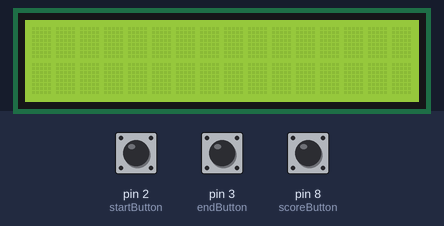
Simulated run of this sketch. Board: Arduino Uno, built with avr-gcc and run on an emulated ATmega328P. Shown: 16×2 character LCD. Inputs (shaded band) come from the test bench; at power-on: pin 2 (startButton) HIGH, pin 3 (endButton) HIGH, pin 8 (scoreButton) HIGH. What the sketch prints to the serial monitor is not drawn.

Above: at 1.2 s.
1.3 s: pin 2 (startButton) pulled LOW for 0.15 s
At 1.8 s:
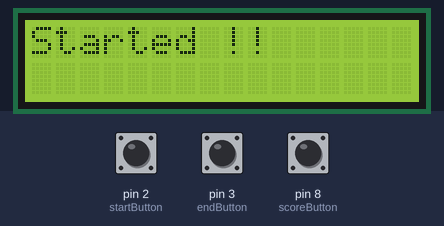
2.9 s: pin 3 (endButton) pulled LOW for 0.15 s
At 4.1 s:
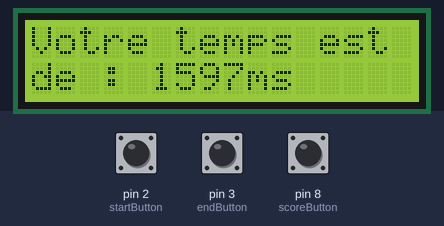
4.5 s: pin 8 (scoreButton) pulled LOW for 0.15 s
At 5.4 s:
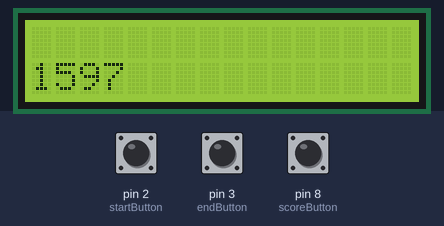
7.0 s: pin 2 (startButton) pulled LOW for 1 s
At 7.3 s:
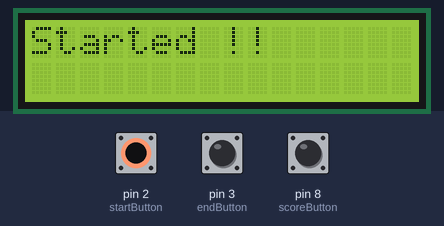
9.5 s: pin 3 (endButton) pulled LOW for 1 s
At 10.5 s:
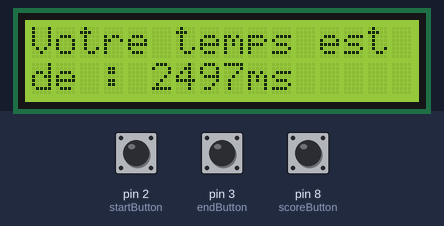
12.0 s: pin 8 (scoreButton) pulled LOW for 1 s
At 14.2 s:
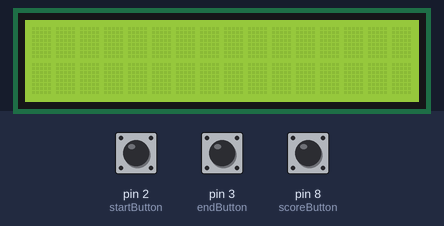
Timing chart, 0 to 15.5 s (numbered marks = the images above; inputs shaded):
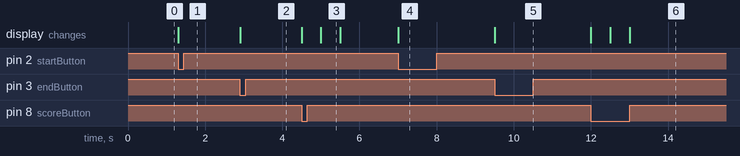

The sketch:

tempo.ino
```cpp
// (licence header left out)
#include <Arduino.h>
#include "tempo.h"

/// Définition des méthodes de la classe Tempo

void Tempo::begin(unsigned long interval) {
  _interval = interval;  // set duration of tempo
  _previousMillis = millis(); // store the current time before start tempo
}

void Tempo::setDuration(unsigned long interval) {
  _interval = interval;  // set duration of tempo
}

int Tempo::getDuration() {
  return _interval;
}

/**
   @brief is the time out is ending
   check to see if the difference between the current time
   and last time you call this function is bigger than the interval
*/
bool Tempo::isTimeEnding() {
  bool tempo_ending = false;
  unsigned long currentMillis = millis();

  if (currentMillis - _previousMillis >= _interval) {
    // save the last time
    _previousMillis = currentMillis;

    tempo_ending = true;
  }

  return tempo_ending;
}

void Tempo::reset() {
  unsigned long currentMillis = millis();
  _previousMillis = currentMillis;
}

/// Fin de la classe Tempo
```

tempo.h
```cpp
// (licence header left out)
#ifndef _TEMPO_H  // si _TEMPO_H n'est pas défini
#define _TEMPO_H  // on le défini

// Cela permet d'éviter les multiples inclusion,
// en effet si le programme a déjà effectué cette partie du code,
// pas besoin de l'exécuter à nouveau !

/// Déclaration de la classe Tempo

class Tempo
{
  public:
    // Méthodes
    void begin(unsigned long interval);
    void setDuration(unsigned long interval);
    int getDuration();
    bool isTimeEnding();  // is time out ending
    void reset();

  private:
    // always prefix member variables with '_'
    unsigned long _previousMillis;  // store the last time (ms)
    unsigned long _interval;  // store the last time (ms)
};


#endif  // Fin si _TEMPO_H n'est pas défini
```

04_ArduinoLCD.ino
```cpp
#include "tempo.h"
#include <LiquidCrystal.h>

LiquidCrystal screen(12, 11, 7, 6, 5, 4);
Tempo tempoScore;

unsigned long result = 0;
unsigned long startTime = 0;

const byte startButton = 2;
const byte endButton = 3;
const byte scoreButton = 8;

bool started = false;
bool ended = true;

String scoreboard[10];
int place = 0;

void setup() {
  Serial.begin(9600);
  screen.begin(16, 2);
  screen.clear();
  tempoScore.begin(500);
  pinMode(startButton, INPUT_PULLUP);
  pinMode(endButton, INPUT_PULLUP);
  pinMode(scoreButton, INPUT_PULLUP);
  attachInterrupt(digitalPinToInterrupt(startButton), start, FALLING);
  attachInterrupt(digitalPinToInterrupt(endButton), stopChrono, FALLING);
}

void loop() {
  if (digitalRead(scoreButton) == 0) {
    showScoreboard();
    Serial.println("SCOREBOARD !!!");
  }
}

void start() {
  if (ended == true) {

    screen.clear();
    screen.setCursor(0, 0);
    screen.write("Started !!");
    startTime = millis();
    Serial.println("Started !");
    started = true;
    ended = false;
  }
}

void stopChrono() {
  if (started == true) {
    result = millis() - startTime;
    Serial.println("Stopped !");
    ended = true;
    started = false;
    addToScoreboard(String(result));
    showResults();
  }
}

void showResults() {
  screen.clear();
  screen.setCursor(0, 0);
  screen.write("Votre temps est");
  screen.setCursor(0, 1);
  screen.write("de : ");
  screen.print(String(result));
  screen.write("ms");
}

void showScoreboard() {
  int i = 0;
  int j = 0;
  screen.clear();
  screen.setCursor(0, 1);
  tempoScore.reset();
  while (i < 10) {
    if (tempoScore.isTimeEnding()) {
      if (scoreboard[i] == "") {
        screen.clear();
        break;
        return;
      }
      screen.print(scoreboard[i]);
      i++;
      j++;
      Serial.println(j);
      if (j != 2) {
        screen.setCursor(0, 1);
      } else if (j == 2) {
        Serial.println("reset");
        screen.clear();
        screen.setCursor(0, 0);
        j = 0;
      }
    }
  }
}

void addToScoreboard(String value) {
  for (int i = 0; i < 10; i++) {
    if (scoreboard[i] == "") {
      scoreboard[i] = value;
      return;
    }
  }
  for (int i = 0; i < 10; i++) {
    if (scoreboard[i] < value) {
      scoreboard[i] = value;
      return;
    }
  }
}
```

Measured:
- after the input at 1.3 s, the display: changes at once (image 1)
- after the input at 2.9 s, the display: changes at once (image 2)
- after the input at 4.5 s, the display: first changes at once (image 3 shows a later state)
- after the input at 7.0 s, the display: changes at once (image 4)
- after the input at 9.5 s, the display: changes at once (image 5)
- after the input at 12.0 s, the display: changes at once (image 6)
- what the display in image 3 shows lasts 0.5 s, from 5.0 s to 5.5 s
